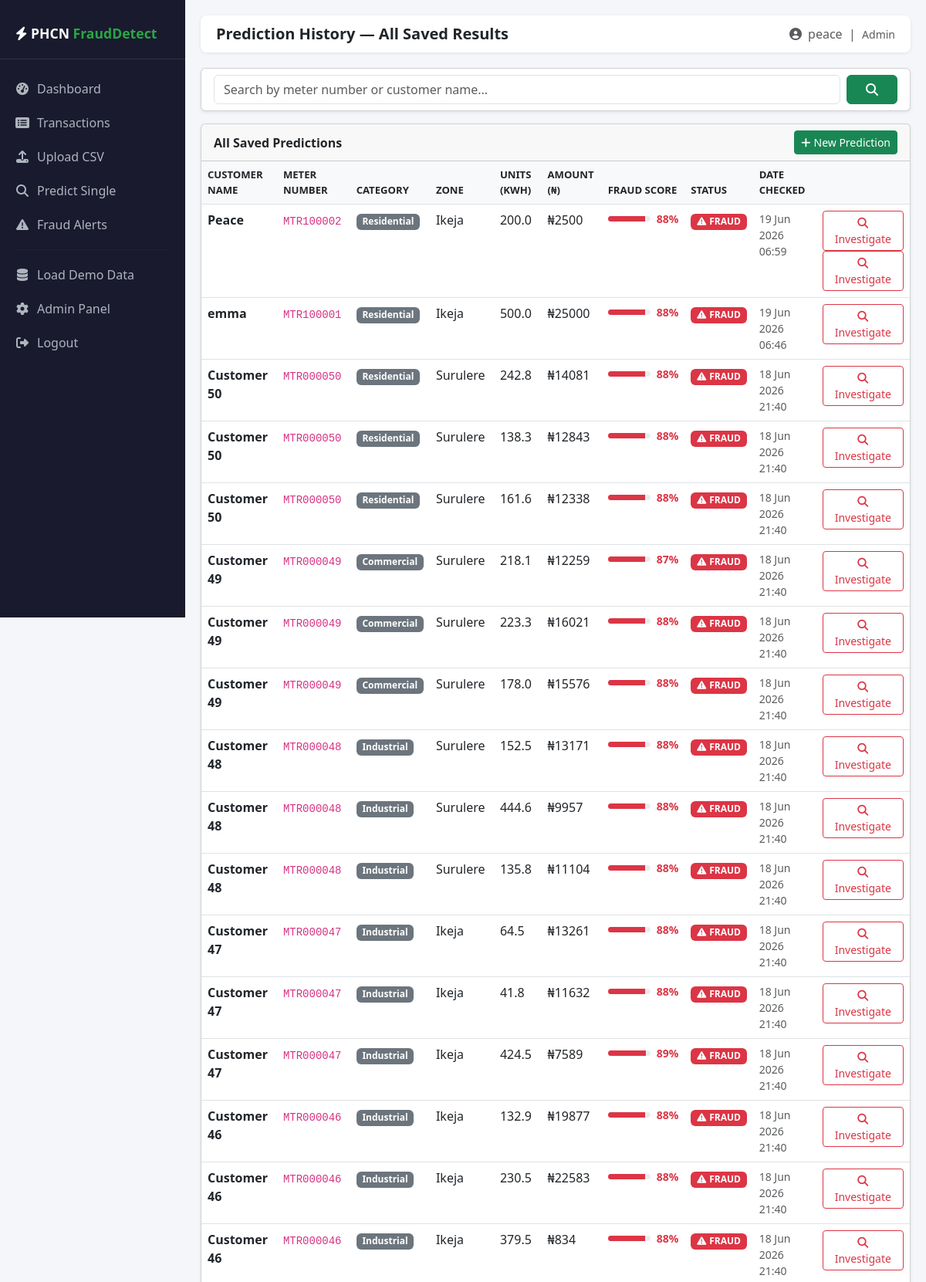
Page /predict/history/ (signed in, upper part) on the committed database.
### fraud_app/models.py (models this page shows, shortened)
class Transaction(models.Model):
    customer        = models.ForeignKey(Customer, on_delete=models.CASCADE, related_name="transactions")
    vending_point   = models.ForeignKey(VendingPoint, on_delete=models.SET_NULL, null=True, blank=True)
    token_id        = models.CharField(max_length=50, unique=True)
    purchase_date   = models.DateTimeField()
    purchased_units = models.FloatField()
    payment_amount  = models.FloatField()
    fraud_score     = models.FloatField(null=True, blank=True)
    is_flagged      = models.BooleanField(default=False)
    created_at      = models.DateTimeField(auto_now_add=True)
    class Meta: ordering = ["-purchase_date"]

class Customer(models.Model):
    CATEGORY_CHOICES = [("Residential","Residential"),("Commercial","Commercial"),("Industrial","Industrial")]
    account_number    = models.CharField(max_length=30, unique=True)
    meter_number      = models.CharField(max_length=30, unique=True)
    customer_name     = models.CharField(max_length=200)
    customer_category = models.CharField(max_length=50, choices=CATEGORY_CHOICES, default="Residential")
    connection_type   = models.CharField(max_length=30, default="Single Phase")
    geographic_zone   = models.CharField(max_length=100, blank=True)
    created_at        = models.DateTimeField(auto_now_add=True)
    class Meta: ordering = ["customer_name"]

class FraudAlert(models.Model):
    ALERT_TYPE_CHOICES = [("Token","Token Fraud"),("Tamper","Meter Tampering"),("Vending","Vending Fraud"),("General","General Anomaly")]
    STATUS_CHOICES     = [("Pending","Pending"),("Confirmed","Confirmed Fraud"),("Dismissed","Dismissed")]
    transaction          = models.ForeignKey(Transaction, on_delete=models.CASCADE, related_name="alerts")
    customer             = models.ForeignKey(Customer, on_delete=models.CASCADE, related_name="alerts")
    alert_type           = models.CharField(max_length=20, choices=ALERT_TYPE_CHOICES, default="General")
    fraud_probability    = models.FloatField()
    investigation_status = models.CharField(max_length=20, choices=STATUS_CHOICES, default="Pending")
    investigation_notes  = models.TextField(blank=True)
    investigated_by      = models.ForeignKey(User, on_delete=models.SET_NULL, null=True, blank=True)
    created_at           = models.DateTimeField(auto_now_add=True)
    updated_at           = models.DateTimeField(auto_now=True)
    class Meta: ordering = ["-created_at"]

### fraud_app/views.py (the view)
# urls.py: path("predict/history/",  views.predict_history,    name="predict_history"),
@login_required
def predict_history(request):
    transactions = Transaction.objects.select_related(
        "customer", "vending_point"
    ).order_by("-created_at")
    search = request.GET.get("search", "").strip()
    if search:
        transactions = transactions.filter(
            customer__meter_number__icontains=search
        ) | transactions.filter(
            customer__customer_name__icontains=search
        )
    return render(request, "fraud_app/predict_history.html", {
        "transactions": transactions,
        "search":       search,
    })

### fraud_app/templates/fraud_app/predict_history.html (shortened to what this page needs)
{% extends "fraud_app/base.html" %}
{% block page_title %}Prediction History — All Saved Results{% endblock %}
{% block content %}
<div class="card shadow-sm mb-3">
  <div class="card-body py-2">
    <form method="get" class="d-flex gap-2">
      <input type="text" name="search" class="form-control"
             placeholder="Search by meter number or customer name..."
             value="{{ search }}">
      <button type="submit" class="btn btn-success px-4">
        <i class="fas fa-search"></i>
      </button>
    </form>
  </div>
</div>
<div class="card shadow-sm">
  <div class="card-header d-flex justify-content-between align-items-center">
    <span class="fw-bold">
      All Saved Predictions
    </span>
    <a href="{% url 'predict_single' %}" class="btn btn-sm btn-success">
      <i class="fas fa-plus me-1"></i>New Prediction
    </a>
  </div>
  <div class="card-body p-0">
    <div class="table-responsive">
      <table class="table table-hover mb-0">
        <thead>
          <tr>
            <th>Customer Name</th>
            <th>Meter Number</th>
            <th>Category</th>
            <th>Zone</th>
            <th>Units (kWh)</th>
            <th>Amount (₦)</th>
            <th>Fraud Score</th>
            <th>Status</th>
            <th>Date Checked</th>
            <th></th>
          </tr>
        </thead>
        <tbody>
          {% for t in transactions %}
          <tr>
            <td><strong>{{ t.customer.customer_name }}</strong></td>
            <td><code>{{ t.customer.meter_number }}</code></td>
            <td><span class="badge bg-secondary">{{ t.customer.customer_category }}</span></td>
            <td>{{ t.customer.geographic_zone|default:"—" }}</td>
            <td>{{ t.purchased_units|floatformat:1 }}</td>
            <td>₦{{ t.payment_amount|floatformat:0 }}</td>
            <td>
              {% if t.fraud_score is not None %}
              <div class="d-flex align-items-center gap-2">
                <div class="progress" style="width:55px;height:7px;">
                  <div class="progress-bar
                    {% if t.fraud_score >= 0.75 %}bg-danger
                    {% elif t.fraud_score >= 0.5 %}bg-warning
                    {% else %}bg-success{% endif %}"
                    style="width:{% widthratio t.fraud_score 1 100 %}%">
                  </div>
                </div>
                <small class="fw-bold
                  {% if t.fraud_score >= 0.75 %}text-danger
                  {% elif t.fraud_score >= 0.5 %}text-warning
                  {% else %}text-success{% endif %}">
                  {% widthratio t.fraud_score 1 100 %}%
                </small>
              </div>
              {% else %}
              <span class="text-muted">—</span>
              {% endif %}
            </td>
            <td>
              {% if t.is_flagged %}
                <span class="badge bg-danger">
                  <i class="fas fa-exclamation-triangle me-1"></i>FRAUD
                </span>
              {% else %}
                <span class="badge bg-success">
                  <i class="fas fa-check me-1"></i>CLEAN
                </span>
              {% endif %}
            </td>
            <td class="text-muted small">{{ t.created_at|date:"d M Y H:i" }}</td>
            <td>
              {% for alert in t.alerts.all %}
              <a href="{% url 'alert_detail' alert.pk %}"
                 class="btn btn-sm btn-outline-danger">
                <i class="fas fa-search"></i> Investigate
              </a>
              {% empty %}
              <a href="{% url 'predict_single' %}"
                 class="btn btn-sm btn-outline-secondary">
                <i class="fas fa-redo"></i> Recheck
              </a>
              {% endfor %}
            </td>
          </tr>
          {% endfor %}
        </tbody>
      </table>
    </div>
  </div>
</div>
{% endblock %}

### fraud_app/templates/fraud_app/base.html (shortened to what this page needs)
<!DOCTYPE html>
<html lang="en">
<head>
<link href="https://cdn.jsdelivr.net/npm/bootstrap@5.3.0/dist/css/bootstrap.min.css" rel="stylesheet">
<link href="https://cdnjs.cloudflare.com/ajax/libs/font-awesome/6.4.0/css/all.min.css" rel="stylesheet">
</head>
<body>
{% if user.is_authenticated %}
<nav class="sidebar">
  <div class="brand"><i class="fas fa-bolt"></i> PHCN <span>FraudDetect</span></div>
  <ul class="nav flex-column mt-3">
    <li><a class="nav-link {% if request.resolver_match.url_name == 'dashboard' %}active{% endif %}"
           href="{% url 'dashboard' %}"><i class="fas fa-tachometer-alt"></i> Dashboard</a></li>
    <li><a class="nav-link {% if request.resolver_match.url_name == 'transaction_list' %}active{% endif %}"
           href="{% url 'transaction_list' %}"><i class="fas fa-list-alt"></i> Transactions</a></li>
    <li><a class="nav-link {% if request.resolver_match.url_name == 'upload_transactions' %}active{% endif %}"
           href="{% url 'upload_transactions' %}"><i class="fas fa-upload"></i> Upload CSV</a></li>
    <li><a class="nav-link {% if request.resolver_match.url_name == 'predict_single' %}active{% endif %}"
           href="{% url 'predict_single' %}"><i class="fas fa-search"></i> Predict Single</a></li>
    <li><a class="nav-link {% if request.resolver_match.url_name == 'alert_list' %}active{% endif %}"
           href="{% url 'alert_list' %}"><i class="fas fa-exclamation-triangle"></i> Fraud Alerts</a></li>
    <hr style="border-color:#333; margin:10px 20px;">
    <li><a class="nav-link" href="{% url 'seed_demo_data' %}"><i class="fas fa-database"></i> Load Demo Data</a></li>
    <li><a class="nav-link" href="/admin/"><i class="fas fa-cog"></i> Admin Panel</a></li>
    <li><a class="nav-link" href="{% url 'logout' %}"><i class="fas fa-sign-out-alt"></i> Logout</a></li>
  </ul>
</nav>
{% endif %}
<div class="{% if user.is_authenticated %}main-content{% else %}container-fluid{% endif %}">
  {% if user.is_authenticated %}
  <div class="top-bar">
    <h5 class="mb-0 fw-bold">{% block page_title %}Dashboard{% endblock %}</h5>
    <span class="text-muted"><i class="fas fa-user-circle me-1"></i>
      {{ user.get_full_name|default:user.username }} &nbsp;|&nbsp;
      <small>{{ user.is_staff|yesno:"Admin,Officer" }}</small>
    </span>
  </div>
  {% endif %}
  {% block content %}{% endblock %}
</div>
</body>
</html>

### fraud_app/templates/fraud_app/base.html (style rules this page uses)
:root { --green:#006400; --light-green:#28a745; --dark:#1a1a2e; }
body { background:#f4f6f9; font-family:'Segoe UI',sans-serif; }
.sidebar { width:240px; min-height:100vh; background:var(--dark); position:fixed; top:0; left:0; z-index:100; padding-top:20px; }
.sidebar .brand { color:#fff; font-size:1.1rem; font-weight:700; padding:10px 20px 20px; border-bottom:1px solid #333; }
.sidebar .brand span { color:var(--light-green); }
.sidebar .nav-link { color:#adb5bd; padding:10px 20px; display:flex; align-items:center; gap:10px; transition:.2s; }
.sidebar .nav-link i { width:18px; text-align:center; }
.main-content { margin-left:240px; padding:20px; }
.top-bar { background:#fff; padding:12px 20px; border-radius:8px; box-shadow:0 1px 4px rgba(0,0,0,.08); margin-bottom:20px; display:flex; justify-content:space-between; align-items:center; }
.table th { background:#f8f9fa; font-size:.82rem; text-transform:uppercase; }

### rows in the picture
Transaction: customer.customer_name "Peace", customer.meter_number "MTR100002", customer.customer_category "Residential", customer.geographic_zone "Ikeja", purchased_units "200.0", payment_amount "2500", fraud_score "88", is_flagged True (drawn), created_at "19 Jun 2026 06:59"
Transaction: customer.customer_name "emma", customer.meter_number "MTR100001", customer.customer_category "Residential", customer.geographic_zone "Ikeja", purchased_units "500.0", payment_amount "25000", fraud_score "88", is_flagged True (drawn), created_at "19 Jun 2026 06:46"
Transaction: customer.customer_name "Customer 50", customer.meter_number "MTR000050", customer.customer_category "Residential", customer.geographic_zone "Surulere", purchased_units "242.8", payment_amount "14081", fraud_score "88", is_flagged True (drawn), created_at "18 Jun 2026 21:40"
Transaction: customer.customer_name "Customer 50", customer.meter_number "MTR000050", customer.customer_category "Residential", customer.geographic_zone "Surulere", purchased_units "138.3", payment_amount "12843", fraud_score "88", is_flagged True (drawn), created_at "18 Jun 2026 21:40"
Transaction: customer.customer_name "Customer 50", customer.meter_number "MTR000050", customer.customer_category "Residential", customer.geographic_zone "Surulere", purchased_units "161.6", payment_amount "12338", fraud_score "88", is_flagged True (drawn), created_at "18 Jun 2026 21:40"
Transaction: customer.customer_name "Customer 49", customer.meter_number "MTR000049", customer.customer_category "Commercial", customer.geographic_zone "Surulere", purchased_units "218.1", payment_amount "12259", fraud_score "87", is_flagged True (drawn), created_at "18 Jun 2026 21:40"
Transaction: customer.customer_name "Customer 49", customer.meter_number "MTR000049", customer.customer_category "Commercial", customer.geographic_zone "Surulere", purchased_units "223.3", payment_amount "16021", fraud_score "88", is_flagged True (drawn), created_at "18 Jun 2026 21:40"
Transaction: customer.customer_name "Customer 49", customer.meter_number "MTR000049", customer.customer_category "Commercial", customer.geographic_zone "Surulere", purchased_units "178.0", payment_amount "15576", fraud_score "88", is_flagged True (drawn), created_at "18 Jun 2026 21:40"
Transaction: customer.customer_name "Customer 48", customer.meter_number "MTR000048", customer.customer_category "Industrial", customer.geographic_zone "Surulere", purchased_units "152.5", payment_amount "13171", fraud_score "88", is_flagged True (drawn), created_at "18 Jun 2026 21:40"
Transaction: customer.customer_name "Customer 48", customer.meter_number "MTR000048", customer.customer_category "Industrial", customer.geographic_zone "Surulere", purchased_units "444.6", payment_amount "9957", fraud_score "88", is_flagged True (drawn), created_at "18 Jun 2026 21:40"
Transaction: customer.customer_name "Customer 48", customer.meter_number "MTR000048", customer.customer_category "Industrial", customer.geographic_zone "Surulere", purchased_units "135.8", payment_amount "11104", fraud_score "88", is_flagged True (drawn), created_at "18 Jun 2026 21:40"
Transaction: customer.customer_name "Customer 47", customer.meter_number "MTR000047", customer.customer_category "Industrial", customer.geographic_zone "Ikeja", purchased_units "64.5", payment_amount "13261", fraud_score "88", is_flagged True (drawn), created_at "18 Jun 2026 21:40"
Transaction: customer.customer_name "Customer 47", customer.meter_number "MTR000047", customer.customer_category "Industrial", customer.geographic_zone "Ikeja", purchased_units "41.8", payment_amount "11632", fraud_score "88", is_flagged True (drawn), created_at "18 Jun 2026 21:40"
Transaction: customer.customer_name "Customer 47", customer.meter_number "MTR000047", customer.customer_category "Industrial", customer.geographic_zone "Ikeja", purchased_units "424.5", payment_amount "7589", fraud_score "89", is_flagged True (drawn), created_at "18 Jun 2026 21:40"
Transaction: customer.customer_name "Customer 46", customer.meter_number "MTR000046", customer.customer_category "Industrial", customer.geographic_zone "Ikeja", purchased_units "132.9", payment_amount "19877", fraud_score "88", is_flagged True (drawn), created_at "18 Jun 2026 21:40"
Transaction: customer.customer_name "Customer 46", customer.meter_number "MTR000046", customer.customer_category "Industrial", customer.geographic_zone "Ikeja", purchased_units "230.5", payment_amount "22583", fraud_score "88", is_flagged True (drawn), created_at "18 Jun 2026 21:40"
Transaction: customer.customer_name "Customer 46", customer.meter_number "MTR000046", customer.customer_category "Industrial", customer.geographic_zone "Ikeja", purchased_units "379.5", payment_amount "834", fraud_score "88", is_flagged True (drawn), created_at "18 Jun 2026 21:40"

### other values in the picture
{{ user.get_full_name|default:user.username }} "peace"
{{ user.is_staff|yesno:"Admin,Officer" }} "Admin"
